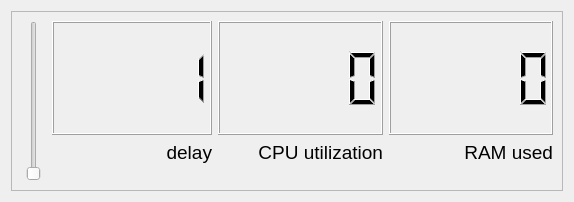
<?xml version="1.0" encoding="UTF-8"?>
<ui version="4.0">
 <class>Form</class>
 <widget class="QWidget" name="Form">
  <property name="geometry">
   <rect>
    <x>0</x>
    <y>0</y>
    <width>570</width>
    <height>198</height>
   </rect>
  </property>
  <property name="windowTitle">
   <string>Form</string>
  </property>
  <layout class="QHBoxLayout" name="horizontalLayout_3">
   <item>
    <widget class="QFrame" name="frame">
     <property name="minimumSize">
      <size>
       <width>552</width>
       <height>180</height>
      </size>
     </property>
     <property name="frameShape">
      <enum>QFrame::StyledPanel</enum>
     </property>
     <property name="frameShadow">
      <enum>QFrame::Raised</enum>
     </property>
     <layout class="QHBoxLayout" name="horizontalLayout_2">
      <item>
       <layout class="QHBoxLayout" name="horizontalLayout">
        <item>
         <widget class="QSlider" name="verticalSlider">
          <property name="minimumSize">
           <size>
            <width>25</width>
            <height>150</height>
           </size>
          </property>
          <property name="maximumSize">
           <size>
            <width>150</width>
            <height>300</height>
           </size>
          </property>
          <property name="minimum">
           <number>1</number>
          </property>
          <property name="maximum">
           <number>60</number>
          </property>
          <property name="value">
           <number>1</number>
          </property>
          <property name="orientation">
           <enum>Qt::Vertical</enum>
          </property>
         </widget>
        </item>
        <item>
         <layout class="QVBoxLayout" name="verticalLayout">
          <item>
           <widget class="QLCDNumber" name="lcdDelay">
            <property name="minimumSize">
             <size>
              <width>160</width>
              <height>75</height>
             </size>
            </property>
            <property name="value" stdset="0">
             <double>1.000000000000000</double>
            </property>
           </widget>
          </item>
          <item>
           <widget class="QLabel" name="label">
            <property name="maximumSize">
             <size>
              <width>16777215</width>
              <height>40</height>
             </size>
            </property>
            <property name="font">
             <font>
              <pointsize>14</pointsize>
             </font>
            </property>
            <property name="text">
             <string>delay</string>
            </property>
            <property name="alignment">
             <set>Qt::AlignRight|Qt::AlignTop|Qt::AlignTrailing</set>
            </property>
           </widget>
          </item>
         </layout>
        </item>
       </layout>
      </item>
      <item>
       <layout class="QVBoxLayout" name="verticalLayout_2">
        <item>
         <widget class="QLCDNumber" name="lcdCPU">
          <property name="minimumSize">
           <size>
            <width>160</width>
            <height>75</height>
           </size>
          </property>
         </widget>
        </item>
        <item>
         <widget class="QLabel" name="label_2">
          <property name="maximumSize">
           <size>
            <width>16777215</width>
            <height>40</height>
           </size>
          </property>
          <property name="font">
           <font>
            <pointsize>14</pointsize>
           </font>
          </property>
          <property name="text">
           <string>CPU utilization</string>
          </property>
          <property name="alignment">
           <set>Qt::AlignRight|Qt::AlignTop|Qt::AlignTrailing</set>
          </property>
         </widget>
        </item>
       </layout>
      </item>
      <item>
       <layout class="QVBoxLayout" name="verticalLayout_3">
        <item>
         <widget class="QLCDNumber" name="lcdRAM">
          <property name="minimumSize">
           <size>
            <width>160</width>
            <height>75</height>
           </size>
          </property>
         </widget>
        </item>
        <item>
         <widget class="QLabel" name="label_3">
          <property name="maximumSize">
           <size>
            <width>16777215</width>
            <height>40</height>
           </size>
          </property>
          <property name="font">
           <font>
            <pointsize>14</pointsize>
           </font>
          </property>
          <property name="layoutDirection">
           <enum>Qt::LeftToRight</enum>
          </property>
          <property name="text">
           <string>RAM used</string>
          </property>
          <property name="alignment">
           <set>Qt::AlignRight|Qt::AlignTop|Qt::AlignTrailing</set>
          </property>
         </widget>
        </item>
       </layout>
      </item>
     </layout>
    </widget>
   </item>
  </layout>
 </widget>
 <resources/>
 <connections/>
</ui>
